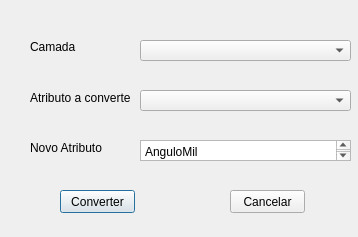
<?xml version="1.0" encoding="UTF-8"?>
<ui version="4.0">
 <class>ConvAng</class>
 <widget class="QDialog" name="ConvAng">
  <property name="geometry">
   <rect>
    <x>0</x>
    <y>0</y>
    <width>358</width>
    <height>237</height>
   </rect>
  </property>
  <property name="windowTitle">
   <string>Dialog</string>
  </property>
  <widget class="QgsMapLayerComboBox" name="mapLayerSelection">
   <property name="geometry">
    <rect>
     <x>140</x>
     <y>40</y>
     <width>211</width>
     <height>21</height>
    </rect>
   </property>
  </widget>
  <widget class="QgsFieldComboBox" name="attributeSelection">
   <property name="geometry">
    <rect>
     <x>140</x>
     <y>90</y>
     <width>211</width>
     <height>21</height>
    </rect>
   </property>
  </widget>
  <widget class="QLabel" name="label">
   <property name="geometry">
    <rect>
     <x>30</x>
     <y>40</y>
     <width>47</width>
     <height>13</height>
    </rect>
   </property>
   <property name="text">
    <string>Camada</string>
   </property>
  </widget>
  <widget class="QLabel" name="label_2">
   <property name="geometry">
    <rect>
     <x>30</x>
     <y>90</y>
     <width>101</width>
     <height>16</height>
    </rect>
   </property>
   <property name="text">
    <string>Atributo a converter</string>
   </property>
  </widget>
  <widget class="QLabel" name="label_3">
   <property name="geometry">
    <rect>
     <x>30</x>
     <y>140</y>
     <width>81</width>
     <height>16</height>
    </rect>
   </property>
   <property name="text">
    <string>Novo Atributo</string>
   </property>
  </widget>
  <widget class="QPushButton" name="okButton">
   <property name="geometry">
    <rect>
     <x>60</x>
     <y>190</y>
     <width>75</width>
     <height>23</height>
    </rect>
   </property>
   <property name="text">
    <string>Converter</string>
   </property>
  </widget>
  <widget class="QPushButton" name="cancelButton">
   <property name="geometry">
    <rect>
     <x>230</x>
     <y>190</y>
     <width>75</width>
     <height>23</height>
    </rect>
   </property>
   <property name="text">
    <string>Cancelar</string>
   </property>
  </widget>
  <widget class="QPlainTextEdit" name="newAttribute">
   <property name="geometry">
    <rect>
     <x>140</x>
     <y>140</y>
     <width>211</width>
     <height>21</height>
    </rect>
   </property>
   <property name="plainText">
    <string>AnguloMil</string>
   </property>
  </widget>
 </widget>
 <customwidgets>
  <customwidget>
   <class>QgsFieldComboBox</class>
   <extends>QComboBox</extends>
   <header>qgsfieldcombobox.h</header>
  </customwidget>
  <customwidget>
   <class>QgsMapLayerComboBox</class>
   <extends>QComboBox</extends>
   <header>qgsmaplayercombobox.h</header>
  </customwidget>
 </customwidgets>
 <resources/>
 <connections/>
</ui>
